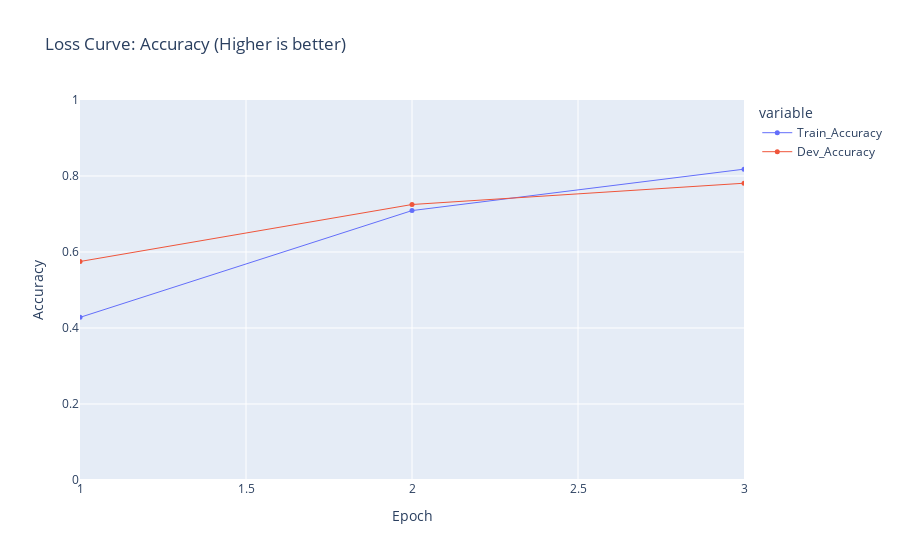

Notebook source saved alongside this figure:
### Code cell
def plot_summary(df):
	x = df.columns[0]
	y = df.columns[1:]
	fig = px.line(
		data_frame=df,
		x=x,
		y=y,
		title="Loss Curve: Accuracy (Higher is better)",
		range_x=[df[x].values.min(), df[x].values.max()],
		range_y=[0, 1], # df[y].values.min() * 0.95
		markers=True,
	)
	fig.update_layout(xaxis_title="Epoch", yaxis_title="Accuracy")
	fig.update_traces(
		patch={
			"marker": {"size": 5},
			"line": {
				"width": 1,
				# "dash": "dot"
			},
		}
	)

	fig.show()


plot_summary(summary)

### Figure 1 — Plotly figure (JSON) as saved in the notebook; plotly's stock layout.template omitted (floating-point values rounded to 4 significant figures)
{"data": [{"hovertemplate": "variable=Train_Accuracy<br>Epoch=%{x}<br>value=%{y}<extra></extra>", "legendgroup": "Train_Accuracy", "line": {"color": "#636efa", "dash": "solid", "width": 1}, "marker": {"size": 5, "symbol": "circle"}, "mode": "lines+markers", "name": "Train_Accuracy", "orientation": "h", "showlegend": true, "type": "scatter", "x": [1, 2, 3], "xaxis": "x", "y": [0.428, 0.709, 0.818], "yaxis": "y"}, {"hovertemplate": "variable=Dev_Accuracy<br>Epoch=%{x}<br>value=%{y}<extra></extra>", "legendgroup": "Dev_Accuracy", "line": {"color": "#EF553B", "dash": "solid", "width": 1}, "marker": {"size": 5, "symbol": "circle"}, "mode": "lines+markers", "name": "Dev_Accuracy", "orientation": "h", "showlegend": true, "type": "scatter", "x": [1, 2, 3], "xaxis": "x", "y": [0.575, 0.725, 0.781], "yaxis": "y"}], "layout": {"legend": {"title": {"text": "variable"}, "tracegroupgap": 0}, "title": {"text": "Loss Curve: Accuracy (Higher is better)"}, "xaxis": {"anchor": "y", "domain": [0, 1], "range": [1, 3], "title": {"text": "Epoch"}}, "yaxis": {"anchor": "x", "domain": [0, 1], "range": [0, 1], "title": {"text": "Accuracy"}}}}
